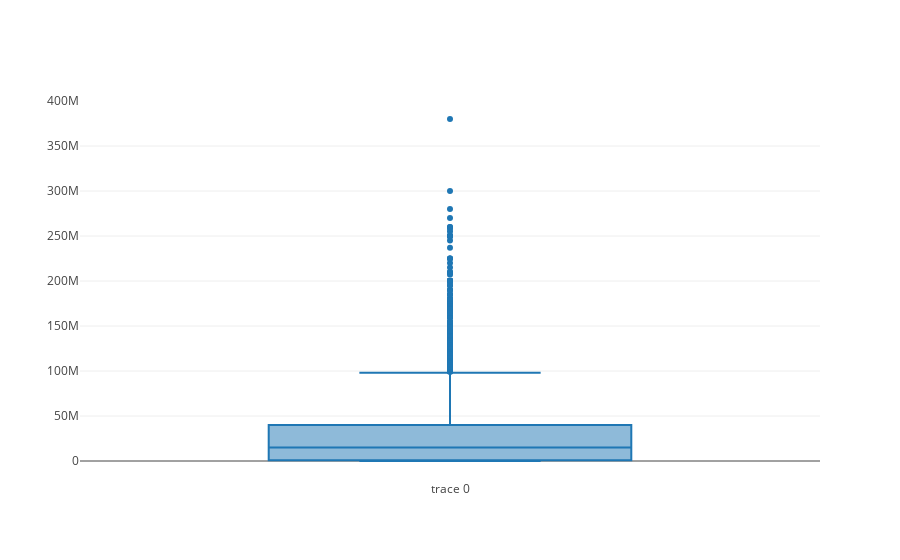

Notebook code for this chart:
### Markdown cell above
С помощью интерактивной библиотеке plotly можно узнать, что медианная оценка фильма - 6.2, нижний квартиль - 5.6, верхний квартиль - 6.8.

### Code cell
trace = go.Box(
    y=np.array(data.budget)
)

df1 = [trace]
iplot(df1, show_link=False)

### Figure 1 — Plotly figure (JSON) as saved in the notebook; plotly's stock layout.template omitted (floating-point values rounded to 4 significant figures; data arrays with more than 128 entries replaced by an {"elided": "..."} marker saying what was removed)
{"data": [{"type": "box", "y": {"elided": "4803 int values"}}], "layout": {}}
